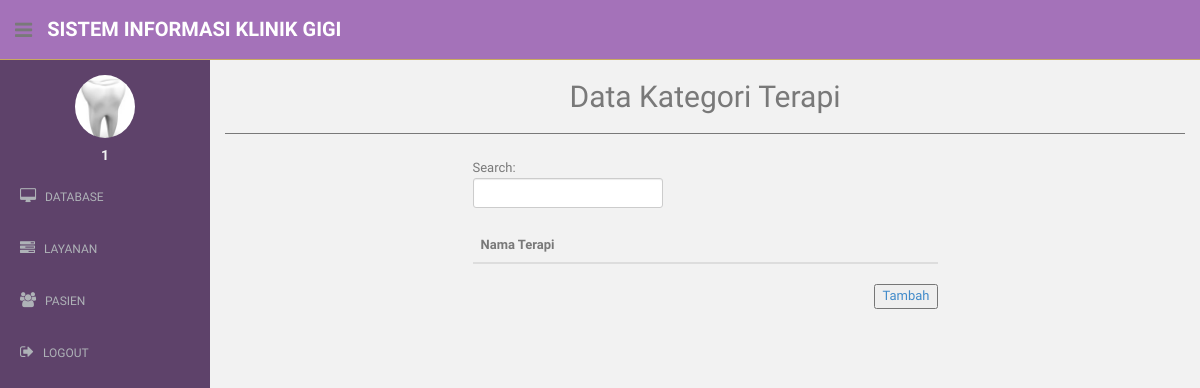
The app's page /admin/kategori_terapi.php (signed in), older data.
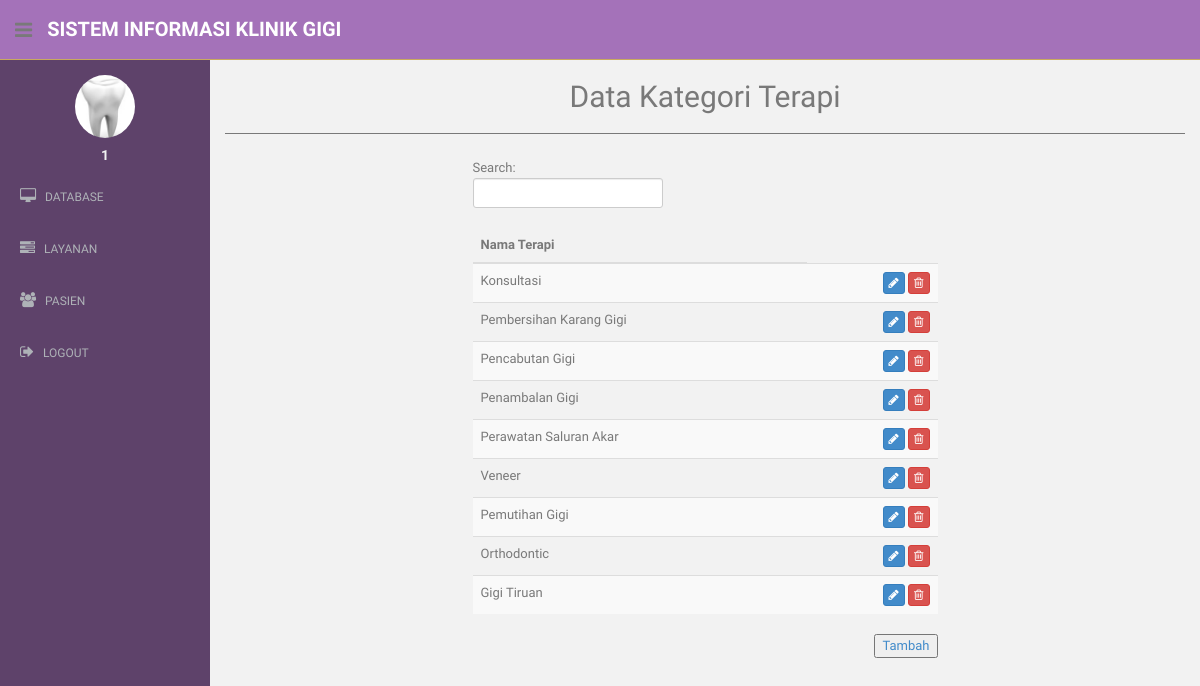
The same page, newer data.
### tables this page shows
CREATE TABLE `kategori_terapi` (
  `id_kategori_terapi` int(11) NOT NULL,
  `nama_kategori_terapi` text NOT NULL
);

### admin/kategori_terapi.php (the view, shortened to what this page needs)
<?php
  include "../connection/connect.php";
  $dataKat = $conn->query("SELECT * FROM kategori_terapi");
?>
<!DOCTYPE html>
<html lang="en">
  <head>
    <link href="../assets/css/bootstrap.css" rel="stylesheet">
    <link href="../assets/font-awesome/css/font-awesome.css" rel="stylesheet" />
    <link href="../assets/css/style.css" rel="stylesheet">
    <link href="../assets/css/style-responsive.css" rel="stylesheet">
    <link href="../assets/css/dataTables.bootstrap.min.css" rel="stylesheet">
  </head>
  <body>
  <section id="container" >
      <header class="header purple1-bg">
              <div class="sidebar-toggle-box">
                  <div class="fa fa-bars tooltips" data-placement="right" data-original-title="Toggle Navigation"></div>
              </div>
            <a href="index.php" class="logo"><b>Sistem Informasi Klinik Gigi</b></a>
        </header>
      <aside>
          <div id="sidebar"  class="nav-collapse ">
              <ul class="sidebar-menu" id="nav-accordion">
              	  <p class="centered"><a href="profile.html"><img src="../assets/img/ui-sam.jpg" class="img-circle" width="60"></a></p>
              	  <h5 class="centered"><?php echo $_SESSION['uid']?></h5>
                  <li class="sub-menu">
                      <a href="javascript:;" >
                          <i class="fa fa-desktop"></i>
                          <span>DATABASE</span>
                      </a>
                  </li>
                  <li class="sub-menu">
                      <a href="javascript:;" >
                          <i class="fa fa-tasks"></i>
                          <span>LAYANAN</span>
                      </a>
                  </li>
                  <li class="sub-menu">
                      <a href="javascript:;" >
                          <i class="fa fa-users"></i>
                          <span>PASIEN</span>
                      </a>
                  </li>
                  <li class="sub-menu">
                      <a href="../process/logout.php" >
                          <i class="fa fa-sign-out"></i>
                          <span>LOGOUT</span>
                      </a>
                  </li>
              </ul>
          </div>
      </aside>
      <section id="main-content">
          <section class="wrapper">
          	<h2><center>Data Kategori Terapi</center></h2>
            <hr>
          	<div class="row mt">
              <div class="col-lg-3"></div>
          		<div class="col-lg-6">
              <form role="search">
                <div class="form-group">
                  <div id="tabeldata_filter" class="dataTables_filter">
                    <label>Search:<input type="search" class="form-control input-sm" placeholder="" aria-controls="tabeldata" id="search"></label>
                  </div>
                </div>
              </form>
          		<table class="table table-striped table-advance table-hover col-lg-12">
              <thead>
                <th>Nama Terapi</th>
              </thead>
              <tbody>
                <?php
                while($kat = $dataKat->fetch_assoc()){
                  echo "
                    <tr>
                      <td>
                        $kat[nama_kategori_terapi]
                      </td>
                      </td>
                      <td align =\"right\">
                        <a href=\"edit_kat_terapi.php?id_kat=$kat[id_kategori_terapi]\" class=\"btn btn-primary btn-xs\" role=\"button\"><i class=\"fa fa-pencil\"></i></a>
                      	<a href=\"act/hapus_kat_terapi.php?id_kat=$kat[id_kategori_terapi]\" class=\"btn btn-danger btn-xs\" role=\"button\"><i class=\"fa fa-trash-o\"></i></a>
                      </td>
                    </tr>
                  ";
                }
                ?>
              </tbody>
              </table>
              <button style="float: right"><a href="add_kat_terapi.php">Tambah</a></button>
          		</div>
          	</div>
		      </section>
      </section>
  </section>
  </body>
</html>

### assets/css/style.css (style rules this page uses)
body { color: #797979; background: #f2f2f2; font-family: 'Ruda', sans-serif; padding: 0px !important; margin: 0px !important; font-size:13px; }
ul li { list-style: none; }
a, a:hover, a:focus { text-decoration: none; outline: none; }
#container { width: 100%; height: 100%; }
hr { margin-top: 20px; margin-bottom: 20px; border: 0; border-top: 1px solid #797979; }
.centered { text-align: center; }
.mt { margin-top: 25px; }
#sidebar { width: 210px; height: 100%; position: fixed; background: #5e426a; }
#sidebar h5 { color: #f2f2f2; font-weight: 700; }
#sidebar ul li { position: relative; }
ul.sidebar-menu , ul.sidebar-menu li ul.sub { margin: -2px 0 0; padding: 0; }
ul.sidebar-menu { margin-top: 75px; }
ul.sidebar-menu li { margin-bottom: 5px; margin-left:10px; margin-right:10px; }
ul.sidebar-menu li.sub-menu { line-height: 15px; }
ul.sidebar-menu li a span { display: inline-block; }
ul.sidebar-menu li a { color: #aeb2b7; text-decoration: none; display: block; padding: 15px 0 15px 10px; font-size: 12px; outline: none; -webkit-transition: all 0.3s ease; -moz-transition: all 0.3s ease; -o-transition: all 0.3s ease; -ms-transition: all 0.3s ease; transition: all 0.3s ease; }
ul.sidebar-menu li a i { font-size: 15px; padding-right: 6px; }
#main-content { margin-left: 210px; }
.header, .footer { min-height: 60px; padding: 0 15px; }
.header { position: fixed; left: 0; right: 0; z-index: 1002; }
.purple1-bg { background: #a472b9; border-bottom: 1px solid #c9aa5f; }
.wrapper { display: inline-block; margin-top: 60px; padding-left: 15px; padding-right: 15px; padding-bottom: 15px; padding-top: 0px; width: 100%; }
a.logo { font-size: 20px; color: #ffffff; float: left; margin-top: 15px; text-transform: uppercase; }
a.logo b { font-weight: 900; }
.sidebar-toggle-box { float: left; padding-right: 15px; margin-top: 20px; }
.sidebar-toggle-box .fa-bars { cursor: pointer; display: inline-block; font-size: 20px; }
label { font-weight: 400; }

Row changes from the older to the newer data that the page shows:
added kategori_terapi: nama_kategori_terapi "Konsultasi"
added kategori_terapi: nama_kategori_terapi "Pembersihan Karang Gigi"
added kategori_terapi: nama_kategori_terapi "Pencabutan Gigi"
added kategori_terapi: nama_kategori_terapi "Penambalan Gigi"
added kategori_terapi: nama_kategori_terapi "Perawatan Saluran Akar"
added kategori_terapi: nama_kategori_terapi "Veneer"
added kategori_terapi: nama_kategori_terapi "Pemutihan Gigi"
added kategori_terapi: nama_kategori_terapi "Orthodontic"
added kategori_terapi: nama_kategori_terapi "Gigi Tiruan"
